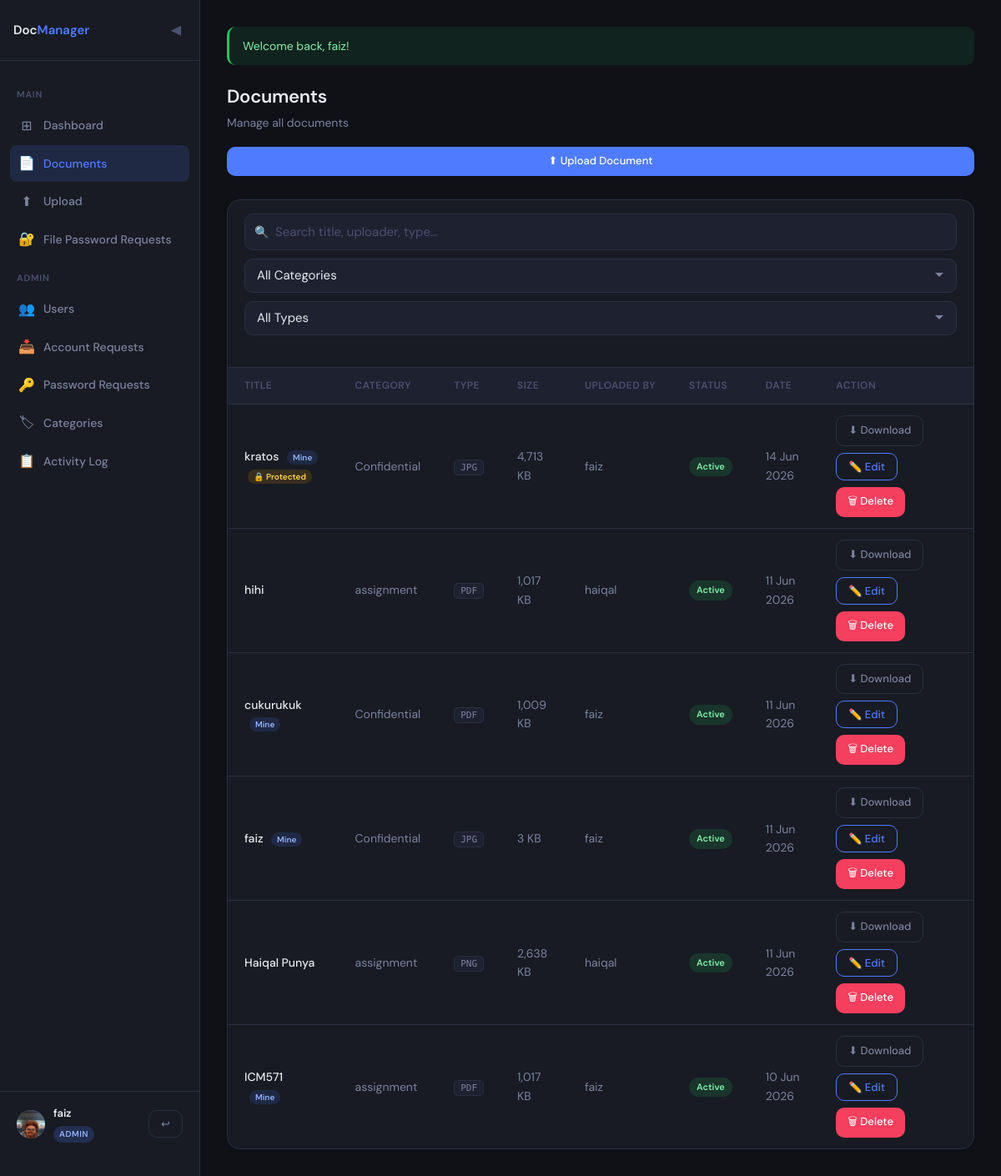
The page /index.php?page=documents (signed in) on the database its author committed.
### tables this page shows
CREATE TABLE `document` (
  `id` int(11) NOT NULL,
  `title` varchar(255) NOT NULL,
  `description` text DEFAULT NULL,
  `file_path` varchar(500) NOT NULL,
  `file_type` varchar(50) NOT NULL,
  `file_size_kb` int(11) DEFAULT 0,
  `uploaded_by` int(11) NOT NULL,
  `category_id` int(11) DEFAULT NULL,
  `status` enum('draft','active','archived') NOT NULL DEFAULT 'active',
  `created_at` datetime NOT NULL DEFAULT current_timestamp(),
  `updated_at` datetime NOT NULL DEFAULT current_timestamp() ON UPDATE current_timestamp()
);

CREATE TABLE `document_category` (
  `id` int(11) NOT NULL,
  `name` varchar(100) NOT NULL,
  `description` varchar(255) DEFAULT NULL
);

CREATE TABLE `employee` (
  `id` int(11) NOT NULL,
  `name` varchar(100) NOT NULL,
  `address` varchar(255) NOT NULL,
  `department` varchar(100) NOT NULL,
  `image` varchar(255) NOT NULL
);

### config.php (called while the page is built, shortened)
<?php
function getAuthUser(): ?array {
    return $_SESSION['user'] ?? null;
}
function e(string $value): string {
    return htmlspecialchars($value, ENT_QUOTES | ENT_HTML5, 'UTF-8');
}

### pages/documents.php (the view, shortened to what this page needs)
<?php
$authUser = getAuthUser();
$isAdmin  = ($authUser['role'] ?? '') === 'admin';
$db = getDB();
$passwordDocs = [];
$stmt = $db->query("SELECT document_id FROM document_password");
while ($row = $stmt->fetch()) {
    $passwordDocs[] = (int)$row['document_id'];
}
$documents = $db->query("
    SELECT d.*, c.name AS category_name, e.name AS uploader_name,
           u2.role AS uploader_role
    FROM document d
    LEFT JOIN document_category c ON d.category_id = c.id
    JOIN users u ON d.uploaded_by = u.id
    JOIN employee e ON u.employee_id = e.id
    LEFT JOIN users u2 ON u2.id = d.uploaded_by
    ORDER BY d.created_at DESC
")->fetchAll();
?>
<div class="topbar">
    <div>
        <div class="page-title">Documents</div>
        <div class="page-sub">Manage all documents</div>
    </div>
    <a href="?page=upload" class="btn btn-primary btn-sm">⬆ Upload Document</a>
</div>
<div class="card">
    <div class="search-filter-bar">
        <div class="search-wrapper">
            <span class="search-icon">🔍</span>
            <input
                class="form-control"
                type="text"
                id="docSearch"
                placeholder="Search title, uploader, type…"
                autocomplete="off">
        </div>
        <select class="form-control filter-select" id="catFilter">
            <option value="">All Categories</option>
        </select>
        <select class="form-control filter-select" id="typeFilter">
            <option value="">All Types</option>
        </select>
    </div>
    <?php if (!empty($documents)): ?>
    <div class="table-responsive">
    <table id="docsTable">
        <thead>
            <tr>
                <th>Title</th>
                <th>Category</th>
                <th>Type</th>
                <th>Size</th>
                <th>Uploaded By</th>
                <th>Status</th>
                <th>Date</th>
                <th>Action</th>
            </tr>
        </thead>
        <tbody>
        <?php foreach ($documents as $doc): ?>
            <?php
            $docId       = (int)$doc['id'];
            $isOwn       = ($doc['uploaded_by'] == $authUser['id']);
            $isProtected = in_array($docId, $passwordDocs);
            ?>
            <tr
                data-title="<?= e(strtolower($doc['title'])) ?>"
                data-category="<?= e(strtolower($doc['category_name'] ?? '')) ?>"
                data-category-raw="<?= e($doc['category_name'] ?? '') ?>"
                data-type="<?= e(strtolower($doc['file_type'])) ?>"
                data-uploader="<?= e(strtolower($doc['uploader_name'])) ?>"
            >
                <td>
                    <?= e($doc['title']) ?>
                    <?php if ($isOwn): ?>
                      <span style="font-size:10px;font-weight:600;background:rgba(79,124,255,.15);color:#93b4ff;padding:2px 7px;border-radius:20px;margin-left:6px;">Mine</span>
                    <?php endif; ?>
                    <?php if ($isProtected): ?>
                      <span style="font-size:10px;font-weight:600;background:rgba(245,158,11,.15);color:#fcd34d;padding:2px 7px;border-radius:20px;margin-left:4px;">🔒 Protected</span>
                    <?php endif; ?>
                </td>
                <td><?= e($doc['category_name'] ?? '—') ?></td>
                <td><span class="file-type"><?= strtoupper(e($doc['file_type'])) ?></span></td>
                <td><?= number_format($doc['file_size_kb']) ?> KB</td>
                <td><?= e($doc['uploader_name']) ?></td>
                <td>
                    <span class="badge badge-<?= e($doc['status']) ?>">
                        <?= e($doc['status']) ?>
                    </span>
                </td>
                <td><?= date('d M Y', strtotime($doc['created_at'])) ?></td>
                <td>
                    <div style="display:flex;gap:8px;flex-wrap:wrap;align-items:center;">
                        <?php if ($isAdmin || !$isProtected): ?>
                            <a href="<?= BASE_URL ?>/index.php?action=download_document&id=<?= $docId ?>"
                               class="btn btn-sm btn-ghost" style="text-decoration:none;">
                                ⬇ Download
                            </a>
                        <?php endif; ?>
                        <?php if ($isAdmin || $isOwn): ?>
                        <button class="btn btn-sm btn-ghost" style="margin-top:0;border-color:var(--accent);color:var(--accent);"
                            onclick="openEditModal(
                                <?= $docId ?>,
                                '<?= e(addslashes($doc['title'])) ?>',
                                '<?= e(addslashes($doc['description'] ?? '')) ?>',
                                <?= (int)($doc['category_id'] ?? 0) ?>,
                                '<?= e($doc['status']) ?>',
                                <?= $isProtected ? 'true' : 'false' ?>
                            )">
                            ✏️ Edit
                        </button>
                        <?php endif; ?>
                        <?php if ($isAdmin): ?>
                        <form method="POST" action="<?= BASE_URL ?>/index.php?page=documents" style="margin:0;">
                            <button type="submit" class="btn btn-sm btn-danger"
                                    onclick="return confirm('Delete \'<?= e(addslashes($doc['title'])) ?>\'? This cannot be undone.')">
                                🗑 Delete
                            </button>
                        </form>
                        <?php endif; ?>
                    </div>
                </td>
            </tr>
        <?php endforeach; ?>
        </tbody>
    </table>
    </div>
    <?php endif; ?>
</div>

### index.php (style rules this page uses)
*, *::before, *::after { box-sizing: border-box; margin: 0; padding: 0; }
:root { --bg: #0f1117; --surface: #181b23; --surface2: #1e2130; --border: #2a2f42; --accent: #4f7cff; --accent-dim: #3a5fd9; --success: #22c55e; --danger: #f43f5e; --warning: #f59e0b; --text: #e8eaf0; --text-muted: #7b82a0; --text-dim: #4a5070; --font: 'DM Sans', sans-serif; --mono: 'DM Mono', monospace; --radius: 10px; --radius-lg: 16px; --shadow: 0 4px 24px rgba(0,0,0,.4); --sidebar-w: 240px; }
body { font-family: var(--font); background: var(--bg); color: var(--text); min-height: 100vh; font-size: 15px; line-height: 1.6; }
a { color: var(--accent); text-decoration: none; }
.form-control { width: 100%; padding: 11px 14px; background: var(--surface2); border: 1px solid var(--border); border-radius: var(--radius); color: var(--text); font-family: var(--font); font-size: 15px; outline: none; transition: border-color .2s, box-shadow .2s; }
.form-control::placeholder { color: var(--text-dim); }
select.form-control { cursor: pointer; appearance: none; background-repeat: no-repeat; background-position: right 14px center; padding-right: 36px; }
select.form-control option { background: #1e2130; }
.btn { display: inline-flex; align-items: center; justify-content: center; gap: 8px; padding: 11px 20px; border-radius: var(--radius); font-family: var(--font); font-size: 15px; font-weight: 500; cursor: pointer; border: none; transition: all .2s; white-space: nowrap; }
.btn-primary { background: var(--accent); color: #fff; width: 100%; margin-top: 6px; }
.btn-sm { padding: 7px 14px; font-size: 13px; }
.btn-ghost { background: transparent; color: var(--text-muted); border: 1px solid var(--border); }
.btn-danger { background: var(--danger); color: #fff; }
.topbar { display: flex; align-items: flex-start; justify-content: space-between; gap: 12px; margin-bottom: 28px; flex-wrap: wrap; }
.page-title { font-size: 22px; font-weight: 600; letter-spacing: -.3px; }
.page-sub { color: var(--text-muted); font-size: 14px; margin-top: 2px; }
.card { background: var(--surface); border: 1px solid var(--border); border-radius: var(--radius-lg); overflow: hidden; }
.table-responsive { overflow-x: auto; -webkit-overflow-scrolling: touch; }
table { width: 100%; border-collapse: collapse; min-width: 500px; }
th { text-align: left; padding: 12px 20px; font-size: 12px; font-weight: 600; letter-spacing: .5px; text-transform: uppercase; color: var(--text-dim); background: var(--surface2); border-bottom: 1px solid var(--border); white-space: nowrap; }
td { padding: 13px 20px; font-size: 14px; border-bottom: 1px solid var(--border); color: var(--text-muted); }
td:first-child { color: var(--text); font-weight: 500; }
tr:last-child td { border-bottom: none; }
.badge { display: inline-block; font-size: 11px; font-weight: 600; padding: 3px 9px; border-radius: 20px; text-transform: capitalize; white-space: nowrap; }
.badge-active { background: rgba(34,197,94,.15); color: #86efac; }
.file-type { font-family: var(--mono); font-size: 11px; background: var(--surface2); border: 1px solid var(--border); padding: 2px 7px; border-radius: 5px; text-transform: uppercase; color: var(--text-muted); }

### pages/documents.php (style rules this page uses)
.search-filter-bar { display: flex; gap: 10px; align-items: center; flex-wrap: wrap; padding: 16px 20px; border-bottom: 1px solid var(--border); }
.search-wrapper { position: relative; flex: 1; min-width: 180px; }
.search-wrapper .search-icon { position: absolute; left: 12px; top: 50%; transform: translateY(-50%); color: var(--text-dim); pointer-events: none; font-size: 14px; }
.search-wrapper input { padding-left: 36px; width: 100%; }
.filter-select { min-width: 150px; }

### rows shown on the page
document: title "kratos", shows "Mine", shows "🔒 Protected", category.name "Confidential", file_type "JPG", file_size_kb "4,713", employee.name "faiz", status "Active", created_at "14 Jun 2026"
document: title "hihi", category.name "assignment", file_type "PDF", file_size_kb "1,017", employee.name "haiqal", status "Active", created_at "11 Jun 2026"
document: title "cukurukuk", shows "Mine", category.name "Confidential", file_type "PDF", file_size_kb "1,009", employee.name "faiz", status "Active", created_at "11 Jun 2026"
document: title "faiz", shows "Mine", category.name "Confidential", file_type "JPG", file_size_kb "3", employee.name "faiz", status "Active", created_at "11 Jun 2026"
document: title "Haiqal Punya", category.name "assignment", file_type "PNG", file_size_kb "2,638", employee.name "haiqal", status "Active", created_at "11 Jun 2026"
document: title "ICM571", shows "Mine", category.name "assignment", file_type "PDF", file_size_kb "1,017", employee.name "faiz", status "Active", created_at "10 Jun 2026"

### other values the page prints
$authUser['employee_name'] "faiz"
$authUser['role'] "ADMIN"
$ok "Welcome back, faiz!"
